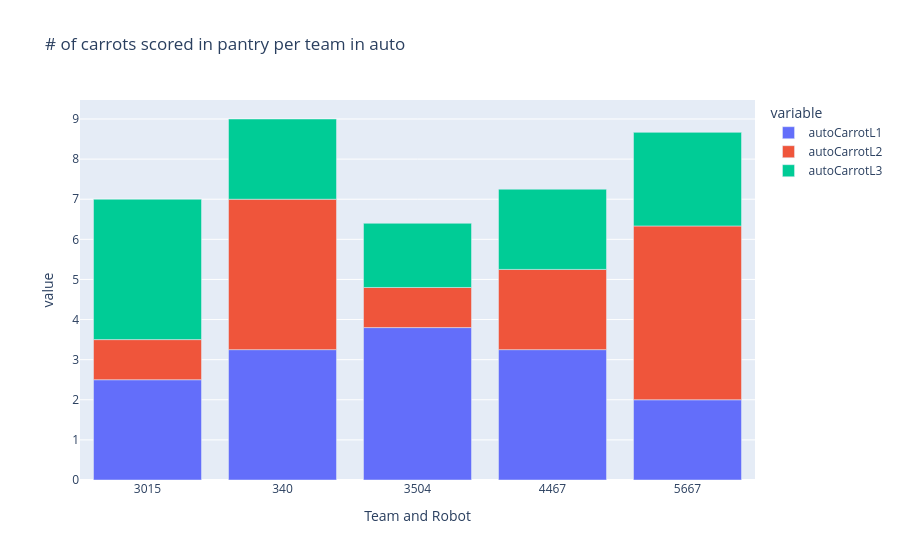

Notebook code cell kept with this figure:
### Code cell
#L1, L2, L3 pantry carrots auto (stacked bar)
teams_in_match = ["3504","340","3015","5667","4467"]
indices = team_averages["Team and Robot"].isin(teams_in_match)
small_team_averages=team_averages[indices]
fig = px.bar(small_team_averages, x="Team and Robot", y=["autoCarrotL1", "autoCarrotL2", "autoCarrotL3"], title="# of carrots scored in pantry per team in auto")
fig

### Figure 1 — Plotly figure (JSON) as saved in the notebook; plotly's stock layout.template omitted (floating-point values rounded to 4 significant figures)
{"data": [{"hovertemplate": "variable=autoCarrotL1<br>Team and Robot=%{x}<br>value=%{y}<extra></extra>", "legendgroup": "autoCarrotL1", "marker": {"color": "#636efa", "pattern": {"shape": ""}}, "name": "autoCarrotL1", "orientation": "v", "showlegend": true, "textposition": "auto", "type": "bar", "x": ["3015", "340", "3504", "4467", "5667"], "xaxis": "x", "y": [2.5, 3.25, 3.8, 3.25, 2.0], "yaxis": "y"}, {"hovertemplate": "variable=autoCarrotL2<br>Team and Robot=%{x}<br>value=%{y}<extra></extra>", "legendgroup": "autoCarrotL2", "marker": {"color": "#EF553B", "pattern": {"shape": ""}}, "name": "autoCarrotL2", "orientation": "v", "showlegend": true, "textposition": "auto", "type": "bar", "x": ["3015", "340", "3504", "4467", "5667"], "xaxis": "x", "y": [1.0, 3.75, 1.0, 2.0, 4.333], "yaxis": "y"}, {"hovertemplate": "variable=autoCarrotL3<br>Team and Robot=%{x}<br>value=%{y}<extra></extra>", "legendgroup": "autoCarrotL3", "marker": {"color": "#00cc96", "pattern": {"shape": ""}}, "name": "autoCarrotL3", "orientation": "v", "showlegend": true, "textposition": "auto", "type": "bar", "x": ["3015", "340", "3504", "4467", "5667"], "xaxis": "x", "y": [3.5, 2.0, 1.6, 2.0, 2.333], "yaxis": "y"}], "layout": {"barmode": "relative", "legend": {"title": {"text": "variable"}, "tracegroupgap": 0}, "title": {"text": "# of carrots scored in pantry per team in auto"}, "xaxis": {"anchor": "y", "domain": [0, 1], "title": {"text": "Team and Robot"}}, "yaxis": {"anchor": "x", "domain": [0, 1], "title": {"text": "value"}}}}
